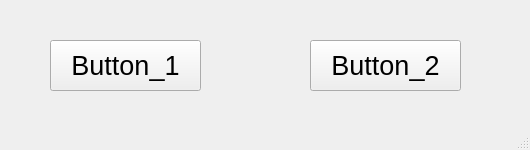
<?xml version="1.0" encoding="UTF-8"?>
<ui version="4.0">
 <class>MainWindow</class>
 <widget class="QMainWindow" name="MainWindow">
  <property name="geometry">
   <rect>
    <x>0</x>
    <y>0</y>
    <width>530</width>
    <height>150</height>
   </rect>
  </property>
  <property name="minimumSize">
   <size>
    <width>530</width>
    <height>150</height>
   </size>
  </property>
  <property name="windowTitle">
   <string>MainWindow</string>
  </property>
  <widget class="QWidget" name="centralwidget">
   <widget class="QPushButton" name="Button_1">
    <property name="geometry">
     <rect>
      <x>50</x>
      <y>40</y>
      <width>151</width>
      <height>51</height>
     </rect>
    </property>
    <property name="font">
     <font>
      <pointsize>20</pointsize>
     </font>
    </property>
    <property name="text">
     <string>Button_1</string>
    </property>
   </widget>
   <widget class="QPushButton" name="Button_2">
    <property name="geometry">
     <rect>
      <x>310</x>
      <y>40</y>
      <width>151</width>
      <height>51</height>
     </rect>
    </property>
    <property name="font">
     <font>
      <pointsize>20</pointsize>
     </font>
    </property>
    <property name="text">
     <string>Button_2</string>
    </property>
   </widget>
  </widget>
  <widget class="QStatusBar" name="statusbar"/>
 </widget>
 <resources/>
 <connections/>
</ui>
